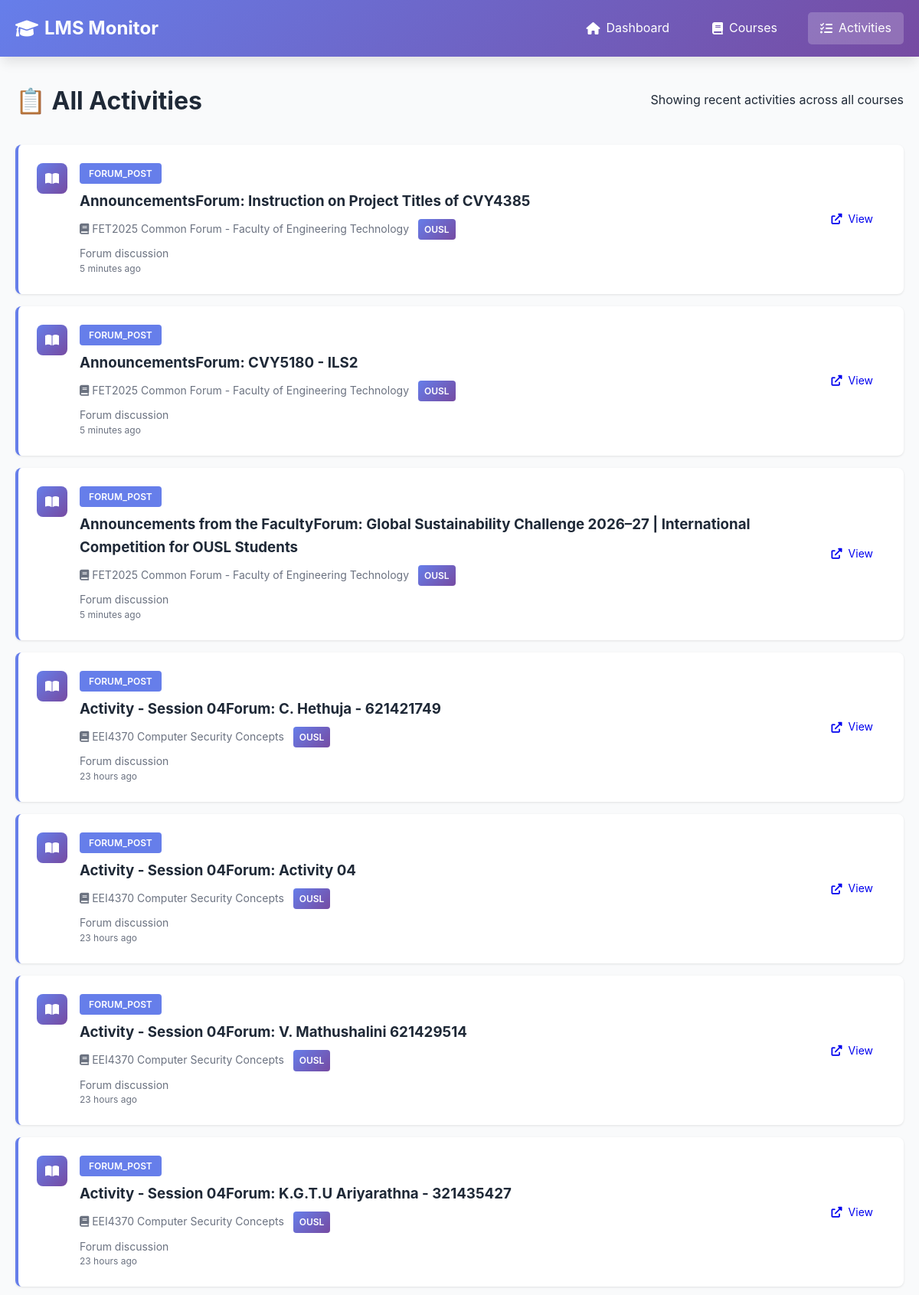
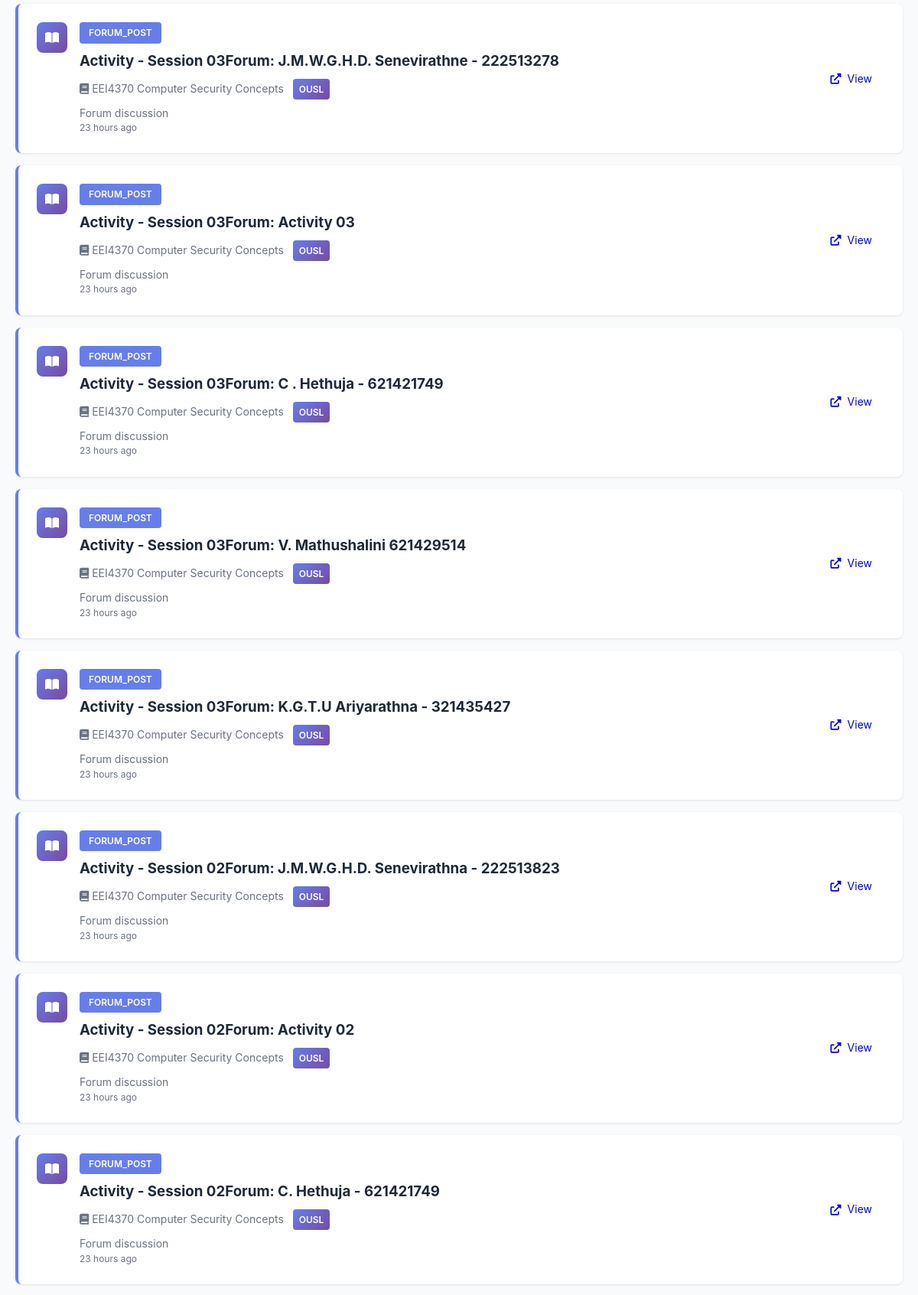
The app's page /activities (upper part) with its own data (2 pictures, top to bottom).
### tables this page shows
CREATE TABLE courses (
                id INTEGER PRIMARY KEY AUTOINCREMENT,
                course_id TEXT UNIQUE NOT NULL,
                lms_name TEXT NOT NULL,
                course_name TEXT NOT NULL,
                course_url TEXT,
                first_seen TIMESTAMP DEFAULT CURRENT_TIMESTAMP,
                last_checked TIMESTAMP DEFAULT CURRENT_TIMESTAMP
            );

### app.py (the view)
@app.route('/activities')
def activities():
    limit = int(request.args.get('limit', 50))
    activities_list = db.get_recent_activities(limit=limit)
    return render_template('activities.html', activities=activities_list)

### database.py (called while the page is built)
    def get_connection(self):
        return sqlite3.connect(self.db_path)

    def get_recent_activities(self, limit: int = 50) -> List[Dict[str, Any]]:
        conn = self.get_connection()
        cursor = conn.cursor()
        cursor.execute("""
            SELECT
                a.activity_id,
                a.activity_type,
                a.title,
                a.description,
                a.url,
                a.deadline,
                a.first_seen,
                a.is_new,
                c.course_name,
                c.lms_name
            FROM activities a
            JOIN courses c ON a.course_id = c.course_id
            ORDER BY a.first_seen DESC
            LIMIT ?
        """, (limit,))
        columns = [desc[0] for desc in cursor.description]
        activities = [dict(zip(columns, row)) for row in cursor.fetchall()]
        conn.close()
        return activities

### templates/activities.html (shortened to what this page needs)
{% extends "base.html" %}  {% block content %}
<div class="page-header">
  <h1>📋 All Activities</h1>
  <p>Showing recent activities across all courses</p>
</div>
{% if activities %}
<div class="activities-list">
  {% for activity in activities %}
  <div class="activity-list-item {% if activity.is_new %}new{% endif %}">
    <div class="activity-icon">
      {% if activity.activity_type == 'assign' %}
      <i class="fas fa-file-alt"></i>
      {% elif activity.activity_type == 'quiz' %}
      <i class="fas fa-question-circle"></i>
      {% elif activity.activity_type == 'resource' %}
      <i class="fas fa-file"></i>
      {% elif activity.activity_type == 'forum' %}
      <i class="fas fa-comments"></i>
      {% else %}
      <i class="fas fa-book-open"></i>
      {% endif %}
    </div>
    <div class="activity-content">
      <div class="activity-header">
        <span class="activity-type">{{ activity.activity_type }}</span>
      </div>
      <h3>{{ activity.title }}</h3>
      <p class="activity-course">
        <i class="fas fa-book"></i> {{ activity.course_name }}
        <span class="lms-badge">{{ activity.lms_name }}</span>
      </p>
       {% if activity.description %}
      <p class="activity-description">
        {{ activity.description[:200] }}
      </p>
      {% endif %}
      <p class="activity-time">{{ activity.first_seen|timeago }}</p>
    </div>
    {% if activity.url %}
    <div class="activity-actions">
      <a href="{{ activity.url }}" target="_blank" class="btn btn-small">
        <i class="fas fa-external-link-alt"></i> View
      </a>
    </div>
    {% endif %}
  </div>
  {% endfor %}
</div>
{% endif %} {% endblock %}

### static/style.css (style rules this page uses)
:root { --primary-color: #667eea; --secondary-color: #764ba2; --accent-color: #f093fb; --success-color: #10b981; --danger-color: #ef4444; --warning-color: #f59e0b; --info-color: #3b82f6; --text-color: #1f2937; --text-light: #6b7280; --bg-color: #f9fafb; --card-bg: #ffffff; --border-color: #e5e7eb; --shadow: 0 1px 3px rgba(0, 0, 0, 0.1); --shadow-lg: 0 10px 15px -3px rgba(0, 0, 0, 0.1); }
* { margin: 0; padding: 0; box-sizing: border-box; }
body { font-family: -apple-system, BlinkMacSystemFont, "Segoe UI", Roboto, "Helvetica Neue", Arial, sans-serif; line-height: 1.6; color: var(--text-color); background-color: var(--bg-color); }
.page-header { display: flex; justify-content: space-between; align-items: center; margin-bottom: 2rem; flex-wrap: wrap; gap: 1rem; }
.page-header h1 { font-size: 2rem; color: var(--text-color); }
.btn { padding: 0.75rem 1.5rem; border: none; border-radius: 5px; cursor: pointer; font-size: 1rem; text-decoration: none; display: inline-flex; align-items: center; gap: 0.5rem; transition: all 0.3s; }
.btn-small { padding: 0.5rem 1rem; font-size: 0.875rem; }
.activity-icon { width: 40px; height: 40px; border-radius: 8px; background: linear-gradient( 135deg, var(--primary-color) 0%, var(--secondary-color) 100% ); color: white; display: flex; align-items: center; justify-content: center; flex-shrink: 0; }
.activity-content { flex: 1; }
.activity-header { display: flex; align-items: center; gap: 0.5rem; margin-bottom: 0.5rem; }
.activity-type { background: var(--primary-color); color: white; padding: 0.25rem 0.75rem; border-radius: 4px; font-size: 0.75rem; text-transform: uppercase; font-weight: 600; }
.activity-content h4, .activity-content h3 { margin-bottom: 0.5rem; color: var(--text-color); }
.activity-course { color: var(--text-light); font-size: 0.875rem; margin-bottom: 0.25rem; }
.activity-time { color: var(--text-light); font-size: 0.75rem; }
.activity-description { color: var(--text-light); font-size: 0.875rem; margin-top: 0.5rem; line-height: 1.4; }
.lms-badge { background: var(--secondary-color); color: white; padding: 0.25rem 0.5rem; border-radius: 3px; font-size: 0.75rem; font-weight: 600; }
.activities-list { display: flex; flex-direction: column; gap: 1rem; }
.activity-list-item { display: flex; gap: 1rem; padding: 1.5rem; background: var(--card-bg); border-radius: 8px; box-shadow: var(--shadow); border-left: 4px solid var(--primary-color); transition: all 0.3s; }
.activity-actions { display: flex; align-items: center; }
.lms-badge { display: inline-block; padding: 0.25rem 0.5rem; background: linear-gradient(135deg, #667eea, #764ba2); color: white; border-radius: 4px; font-size: 0.75rem; font-weight: 600; margin-left: 0.5rem; }

### records on screen
courses: activity_type "FORUM_POST", title "AnnouncementsForum: Instruction on Project Titles of CVY4385", course_name "FET2025 Common Forum - Faculty of Engineering Technology", lms_name "OUSL", description "Forum discussion", first_seen "5 minutes ago", title "AnnouncementsForum: CVY5180 - ILS2", title "Announcements from the FacultyForum: Global Sustainability Challenge 2026–27 | International Competition for OUSL Students"
courses: activity_type "FORUM_POST", title "Activity - Session 04Forum: C. Hethuja - 621421749", course_name "EEI4370 Computer Security Concepts", lms_name "OUSL", description "Forum discussion", first_seen "23 hours ago", title "Activity - Session 04Forum: Activity 04", title "Activity - Session 04Forum: V. Mathushalini 621429514", title "Activity - Session 04Forum: K.G.T.U Ariyarathna - 321435427", title "Activity - Session 03Forum: J.M.W.G.H.D. Senevirathne - 222513278", title "Activity - Session 03Forum: Activity 03", title "Activity - Session 03Forum: C . Hethuja - 621421749", title "Activity - Session 03Forum: V. Mathushalini 621429514", title "Activity - Session 03Forum: K.G.T.U Ariyarathna - 321435427", title "Activity - Session 02Forum: J.M.W.G.H.D. Senevirathna - 222513823", title "Activity - Session 02Forum: Activity 02", title "Activity - Session 02Forum: C. Hethuja - 621421749"
